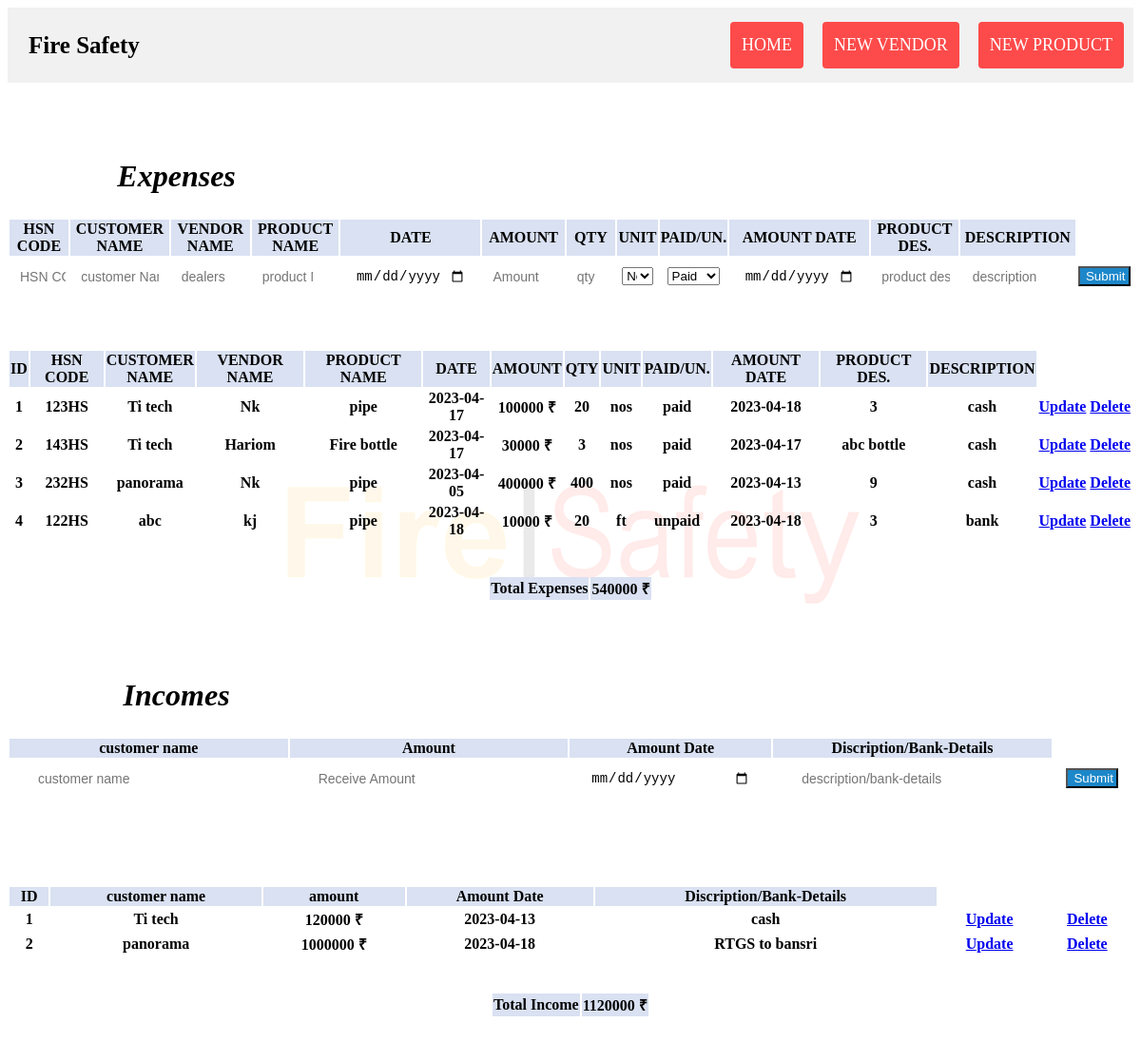
/expenses-profit.php (signed in), run on the app's committed database.
### tables this page shows
CREATE TABLE `expenses` (
  `eid` bigint(255) NOT NULL,
  `hsncode` text NOT NULL,
  `cname` varchar(250) NOT NULL,
  `dname` varchar(250) NOT NULL,
  `pname` varchar(250) NOT NULL,
  `date` date NOT NULL,
  `amount` int(250) NOT NULL,
  `qty` int(250) NOT NULL,
  `unit` text NOT NULL,
  `p_u` varchar(250) NOT NULL,
  `amt_date` date DEFAULT NULL,
  `productdis` text NOT NULL,
  `des` text NOT NULL,
  `company_name` varchar(250) NOT NULL
);

CREATE TABLE `income` (
  `inid` bigint(255) NOT NULL,
  `cname` varchar(250) NOT NULL,
  `company_name` varchar(250) NOT NULL,
  `amount` int(250) NOT NULL,
  `amt_date` date NOT NULL,
  `des` text NOT NULL
);

### expenses-profit.php (the view, shortened to what this page needs)
<!DOCTYPE html>
<html>
<head>
        <link rel="stylesheet" href="style.css">
    </head>
    <div class="header">
    <a href="#default" class="logo">Fire Safety</a>
            <div class="header-right">
              <a class="active" href="home.php"  style="margin-right:20px;">HOME</a>
              <a class="active" href="vendor.php"  style="margin-right:20px;">NEW VENDOR</a>
              <a class="active" href="product.php">NEW PRODUCT</a>
            </div>
          </div>
          <body>
        <table  align="left" style="width:30%">
            <tr class="" style="background: rgba(217,225,242,1.0)">
                <tr>
                    <th><h1><b><i>Expenses</i></b></h1></th>
                </tr>
                <br>
            <br>
            <br>
            </table>
            <br>
            <br>
            <br>
        <table style="width: 100%;">
            <tr style="background: rgba(217,225,242,1.0);">
                <th class="text-center">
                    HSN CODE
                </th>
                <th class="text-center">
                    CUSTOMER NAME
                </th>
                <th class="text-center">
                    VENDOR NAME
                </th>
                <th class="text-center">
                    PRODUCT NAME
                </th>
                <th class="text-center">
                    DATE
                </th>
                <th class="text-center">
                    AMOUNT
                </th>
                <th class="text-center">
                    QTY
                </th>
                <th class="text-center">
                    UNIT
                </th>
                <th class="text-center">
                    PAID/UN.
                </th>
                <th class="text-center">
                    AMOUNT DATE
                </th>
                <th class="text-center">
                    PRODUCT DES.
                </th>
                <th class="text-center">
                    DESCRIPTION
                </th>
            </tr>
            <form action="a3.php" method="post">
                    <tr>
                    <th class="text-center"><input type="text" class="search"  placeholder="HSN CODE" name="hsncode" id="hsncode" required></th>
                    <th class="text-center"><input type="text" class="search"  placeholder="customer Name" name="cname" id="cname" required></th>
                    <th class="text-center"><input type="text" class="search"  placeholder="dealers Name" name="dname" id="dname" list="dn" required>
                    </th>
                    <th class="text-center"><input type="text" class="search" placeholder="product Name" name="pname" id="pname" list="pn" required>
                    </th>
                    <th class="text-center"><input type="date" class="search" placeholder="Date"name="date" id="date" value="date" required></th>
                    <th class="text-center"><input type="number" class="search" placeholder="Amount" name="amt" id="amt" required></th>
                    <th class="text-center"><input type="number" class="search" placeholder="qty" name="qty" id="qty" required></th>
                    <th class="text-center"><select name="unit" class="search" id="unit" required>
                            <option value="nos">Nos</option>
                          </select></th>
                    <th class="text-center"><select name="pu" class="search" id="pu" required>
                            <option value="paid">Paid</option>
                          </select></th>
                          <th class="text-center"><input type="Date" class="search" placeholder="Price Date" name="pdate" id="pdate" required></th>
                          <th class="text-center"><input type="text" class="search" placeholder="product des." name="pd"  class="abc" id="pd" required></th>
                          <th class="text-center"><input type="text" class="search" placeholder="description" name="db"  class="abc" id="db" required></th>
                          <th class="text-center"><button type="submit" colspan="6" class="submit" id="b3">Submit</button></th>
                    </tr>
                </table>
            <br>
            <br>
            <br>
            <?php
                $conn = mysqli_connect("localhost", "root", "", "id20230661_myoffice");
            $company_name=$_COOKIE["company_name"];
            $result = mysqli_query($conn,"SELECT * FROM expenses where company_name='$company_name'");
    ?>
            <div class="box-body table-responsive no-padding">
            <table style="width: 100%;" align="center">
                <tr style="background: rgba(217,225,242,1.0);" >
                    <th class="text-center" name="p1">ID</th>
                    <th class="text-center">
                        HSN CODE
                    </th>
                    <th class="text-center" style="width: 8%;">
                        CUSTOMER NAME
                    </th>
                    <th class="text-center">
                    VENDOR NAME
                    </th>
                    <th class="text-center">
                        PRODUCT
                        NAME
                    </th>
                    <th class="text-center">
                        DATE
                    </th>
                    <th class="text-center">
                        AMOUNT
                    </th>
                    <th class="text-center">
                        QTY
                    </th>
                    <th class="text-center">
                        UNIT
                    </th>
                    <th class="text-center">
                        PAID/UN.
                    </th>
                    <th class="text-center">
                        AMOUNT DATE
                    </th>
                    <th class="text-center">
                        PRODUCT DES.
                    </th>
                    <th class="text-center">
                        DESCRIPTION
                    </th>
              </tr>
                  <?php
                  $count=1;
                      while($row = mysqli_fetch_array($result)){
                ?>
                <tr>
                <th class="text-center"><?php
                echo $count;?></th>
                <th class="text-center"><?php echo $row['hsncode']; ?></th>
                <th class="text-center"><?php echo $row['cname']; ?></th>
                <th class="text-center"><?php echo $row['dname'];  ?></th>
                <th class="text-center"><?php echo $row['pname'];  ?></th>
                <th class="text-center"><?php echo $row['date'];  ?></th>
                <th class="text-center"><?php echo $row['amount'];  ?> ₹</th>
                <th class="text-center"><?php echo $row['qty'];  ?></th>
                <th class="text-center"><?php echo $row['unit']; ?></th>
                <th class="text-center"><?php echo $row['p_u'];  ?></th>
                <th class="text-center"><?php echo $row['amt_date'];  ?></th>
                <th class="text-center"><?php echo $row['productdis'];  ?></th>
                <th class="text-center"><?php echo $row['des'];  ?></th>
                <th class="text-center"><a href="ex-update.php?id=<?php echo $row['eid'];?>">Update</a></th>
                <th><a onclick="javascript:confirmationDelete($(this));return false;" href="ex-delete.php?id=<?php echo $row['eid']; ?>">Delete</a></th>
                </tr>
               <?php
               $count++;
                    }
            ?>
            </table>
            <br>
            <table align="center">
                        <br>
                <tr style="background: rgba(217,225,242,1.0);">
                <th class="text-center" colspan="3">Total Expenses</th>
                <th class="text-center" colspan="2">
                    <?php
                        echo $_SESSION["total"];
                    ?> ₹
                    </th>
                </tr>
            </table>
            <table  align="left" style="width:30%">
            <tr class="" style="background: rgba(217,225,242,1.0)">
                <tr>
                    <th><h1><b><i>Incomes</i></b></h1></th>
                </tr>
                <br>
            <br>
            <br>
            </table>
<br>
<br>
<br>
<form>
    <table style="width: 100%;">
        <tr style="background: rgba(217,225,242,1.0);">
        <th class="text-center">
                customer name
            </th>
            <th class="text-center">
                 Amount
            </th>
            <th class="text-center">
                Amount Date
            </th>
            <th class="text-center">
                Discription/Bank-Details
            </th>
        </tr>
    </form>
        <form action="a4.php" method="post">
                <tr>
                <th class="text-center"><input type="text" placeholder="customer name" class="search" name="cname" id="cname" required></th>
                <th class="text-center"><input type="number" placeholder="Receive Amount" class="search" name="ramt" id="ramt" required></th>
                <th class="text-center"><input type="Date" placeholder="Price Date" name="rdate" class="search" id="rdate" required></th>
                <th class="text-center"><input type="text" placeholder="description/bank-details" name="indb" class="search" class="abc" id="indb" required></th>
                <th class="text-center"><button type="submit" colspan="6" class="submit" id="b3">Submit</button></th>
                </tr>
        </form>
        <br>
        <br>
        <br>
		<br>
		<br>
<?php
$conn = mysqli_connect("localhost", "root", "", "id20230661_myoffice");
        $company_name=$_COOKIE["company_name"];
		$result = mysqli_query($conn,"SELECT * FROM income where company_name='$company_name'");
?>
		<div class="box-body table-responsive no-padding">
		<table style="width: 100%;" align="center">
            <tr style="background: rgba(217,225,242,1.0);">
                <th class="text-center" name="p1">ID</th>
				<th class="text-center">
                    customer name
                </th>
                <th class="text-center">
                    amount
		</th>
                <th class="text-center">
                    Amount Date
                </th>
                <th class="text-center">
                    Discription/Bank-Details
                </th>
          </tr>
              <?php
              $count=1;
			  	while($row = mysqli_fetch_array($result)){
			?>
			<tr>
            <th class="text-center"><?php
            echo $count; ?></th>
            <th class="text-center"><?php echo $row['cname']; ?></th>
            <th class="text-center"><?php echo $row['amount'];  ?> ₹</th>
            <th class="text-center"><?php echo $row['amt_date'];  ?></th>
            <th class="text-center"><?php echo $row['des'];  ?></th>
            <th class="text-center"><a href="in-update.php?id=<?php echo $row['inid'];?>">Update</a></th>
            <th><a onclick="javascript:confirmationDelete($(this));return false;" href="in-delete.php?id=<?php echo $row['inid']; ?>">Delete</a></th>
			</tr>
		   <?php
           $count++;
				}
		?>
        </table>
        <br>
		<table align="center">
                    <br>
            <tr style="background: rgba(217,225,242,1.0);">
            <th class="text-center" colspan="3">Total Income</th>
            <th class="text-center" colspan="2">
				<?php
					echo $_SESSION["total1"];
				?> ₹
				</th>
			</tr>
		</table>
		<br>
        <br>
		<br>
</body>
</html>

### expenses-profit.php (style rules this page uses)
html { height: 100%; }
body { position: relative; height: 100%; }
body:before { content: ' '; position: absolute; top: 0; bottom: 0; left: 0; right: 0; background: url(background.png); background-position: center; background-repeat: no-repeat; background-attachment: fixed; z-index: -1; opacity: 2.5; }
.header { overflow: hidden; background-color: #f1f1f1; padding: 15px 10px; }
.header a { float: left; color: black; text-align: center; padding: 12px; text-decoration: none; font-size: 18px; line-height: 25px; border-radius: 4px; }
.header a.logo { font-size: 25px; font-weight: bold; }
.header a.active { background-color: rgb(253, 74, 74); color: white; }
.header-right { float: right; }
input { padding: 10px 10px; border: 0; font-size: 14px; }
.search { width: 80%; }
.submit { width: 55px; background-color: #1c87c9; color: #ffffff; }

### data on the page
expenses: hsncode "123HS", cname "Ti tech", dname "Nk", pname "pipe", date "2023-04-17", amount "100000", qty "20", unit "nos", p_u "paid", amt_date "2023-04-18", productdis "3", des "cash"
expenses: hsncode "143HS", cname "Ti tech", dname "Hariom", pname "Fire bottle", date "2023-04-17", amount "30000", qty "3", unit "nos", p_u "paid", amt_date "2023-04-17", productdis "abc bottle", des "cash"
expenses: hsncode "232HS", cname "panorama", dname "Nk", pname "pipe", date "2023-04-05", amount "400000", qty "400", unit "nos", p_u "paid", amt_date "2023-04-13", productdis "9", des "cash"
expenses: hsncode "122HS", cname "abc", dname "kj", pname "pipe", date "2023-04-18", amount "10000", qty "20", unit "ft", p_u "unpaid", amt_date "2023-04-18", productdis "3", des "bank"
income: cname "Ti tech", amount "120000", amt_date "2023-04-13", des "cash"
income: cname "panorama", amount "1000000", amt_date "2023-04-18", des "RTGS to bansri"

### other printed values
$_SESSION["total"] "540000"
$_SESSION["total1"] "1120000"
